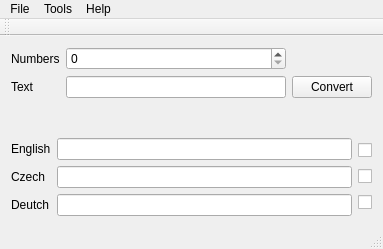
<?xml version="1.0" encoding="UTF-8"?>
<ui version="4.0">
 <class>MainWindow</class>
 <widget class="QMainWindow" name="MainWindow">
  <property name="geometry">
   <rect>
    <x>0</x>
    <y>0</y>
    <width>383</width>
    <height>249</height>
   </rect>
  </property>
  <property name="windowTitle">
   <string>QMultilingual</string>
  </property>
  <widget class="QWidget" name="centralWidget">
   <layout class="QVBoxLayout" name="verticalLayout_4">
    <item>
     <layout class="QGridLayout" name="gridLayout">
      <item row="0" column="0">
       <widget class="QLabel" name="label_7">
        <property name="text">
         <string>Numbers</string>
        </property>
       </widget>
      </item>
      <item row="0" column="1">
       <widget class="QSpinBox" name="spbNum">
        <property name="maximum">
         <number>999999999</number>
        </property>
       </widget>
      </item>
      <item row="1" column="0">
       <widget class="QLabel" name="label_8">
        <property name="text">
         <string>Text</string>
        </property>
       </widget>
      </item>
      <item row="1" column="1">
       <widget class="QLineEdit" name="lneText"/>
      </item>
      <item row="1" column="2">
       <widget class="QPushButton" name="pushButton">
        <property name="text">
         <string>Convert</string>
        </property>
       </widget>
      </item>
     </layout>
    </item>
    <item>
     <widget class="QLabel" name="lblNotNum">
      <property name="text">
       <string/>
      </property>
     </widget>
    </item>
    <item>
     <spacer name="verticalSpacer_2">
      <property name="orientation">
       <enum>Qt::Vertical</enum>
      </property>
      <property name="sizeHint" stdset="0">
       <size>
        <width>20</width>
        <height>40</height>
       </size>
      </property>
     </spacer>
    </item>
    <item>
     <layout class="QHBoxLayout" name="horizontalLayout">
      <item>
       <layout class="QVBoxLayout" name="verticalLayout">
        <item>
         <widget class="QLabel" name="label_0">
          <property name="text">
           <string>English</string>
          </property>
         </widget>
        </item>
        <item>
         <widget class="QLabel" name="label_1">
          <property name="text">
           <string>Czech</string>
          </property>
         </widget>
        </item>
        <item>
         <widget class="QLabel" name="label_2">
          <property name="text">
           <string>Deutch</string>
          </property>
         </widget>
        </item>
       </layout>
      </item>
      <item>
       <spacer name="horizontalSpacer">
        <property name="orientation">
         <enum>Qt::Horizontal</enum>
        </property>
        <property name="sizeType">
         <enum>QSizePolicy::Fixed</enum>
        </property>
        <property name="sizeHint" stdset="0">
         <size>
          <width>0</width>
          <height>0</height>
         </size>
        </property>
       </spacer>
      </item>
      <item>
       <layout class="QVBoxLayout" name="verticalLayout_2">
        <item>
         <widget class="QLineEdit" name="le0">
          <property name="enabled">
           <bool>true</bool>
          </property>
          <property name="readOnly">
           <bool>true</bool>
          </property>
         </widget>
        </item>
        <item>
         <widget class="QLineEdit" name="le1">
          <property name="enabled">
           <bool>true</bool>
          </property>
          <property name="readOnly">
           <bool>true</bool>
          </property>
         </widget>
        </item>
        <item>
         <widget class="QLineEdit" name="le2">
          <property name="enabled">
           <bool>true</bool>
          </property>
          <property name="readOnly">
           <bool>true</bool>
          </property>
         </widget>
        </item>
       </layout>
      </item>
      <item>
       <spacer name="horizontalSpacer_2">
        <property name="orientation">
         <enum>Qt::Horizontal</enum>
        </property>
        <property name="sizeType">
         <enum>QSizePolicy::Fixed</enum>
        </property>
        <property name="sizeHint" stdset="0">
         <size>
          <width>0</width>
          <height>0</height>
         </size>
        </property>
       </spacer>
      </item>
      <item>
       <layout class="QVBoxLayout" name="verticalLayout_3">
        <item>
         <widget class="QCheckBox" name="chbEn">
          <property name="text">
           <string/>
          </property>
         </widget>
        </item>
        <item>
         <widget class="QCheckBox" name="chbCz">
          <property name="text">
           <string/>
          </property>
         </widget>
        </item>
        <item>
         <widget class="QCheckBox" name="chbDe">
          <property name="text">
           <string/>
          </property>
         </widget>
        </item>
       </layout>
      </item>
     </layout>
    </item>
   </layout>
  </widget>
  <widget class="QMenuBar" name="menuBar">
   <property name="geometry">
    <rect>
     <x>0</x>
     <y>0</y>
     <width>383</width>
     <height>22</height>
    </rect>
   </property>
   <widget class="QMenu" name="menuFile">
    <property name="title">
     <string>File</string>
    </property>
    <addaction name="actionExit"/>
   </widget>
   <widget class="QMenu" name="menuTools">
    <property name="title">
     <string>Tools</string>
    </property>
    <addaction name="actionSettings"/>
   </widget>
   <widget class="QMenu" name="menuHelp">
    <property name="title">
     <string>Help</string>
    </property>
    <addaction name="actionAbout_Qt"/>
    <addaction name="actionAbout_QMultilingual"/>
   </widget>
   <addaction name="menuFile"/>
   <addaction name="menuTools"/>
   <addaction name="menuHelp"/>
  </widget>
  <widget class="QToolBar" name="mainToolBar">
   <attribute name="toolBarArea">
    <enum>TopToolBarArea</enum>
   </attribute>
   <attribute name="toolBarBreak">
    <bool>false</bool>
   </attribute>
  </widget>
  <widget class="QStatusBar" name="statusBar"/>
  <action name="actionExit">
   <property name="text">
    <string>Exit</string>
   </property>
  </action>
  <action name="actionSettings">
   <property name="text">
    <string>Settings</string>
   </property>
  </action>
  <action name="actionAbout_Qt">
   <property name="text">
    <string>About Qt</string>
   </property>
  </action>
  <action name="actionAbout_QMultilingual">
   <property name="text">
    <string>About QMultilingual</string>
   </property>
  </action>
 </widget>
 <layoutdefault spacing="6" margin="11"/>
 <resources/>
 <connections/>
</ui>
